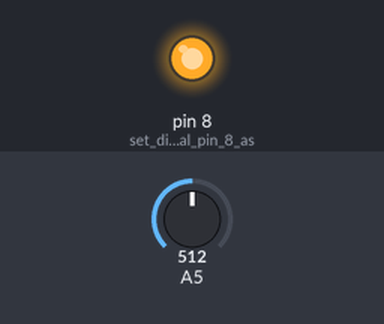
Simulated run of this sketch. Board: Arduino Uno, built with avr-gcc and run on an emulated ATmega328P. Parts: output pins drawn as LEDs (lit = HIGH). Inputs (shaded band) come from the test bench; at power-on: A5 = 512.

Above: at 1.2 s.
1.3 s: A5 set to 521
At 1.9 s:
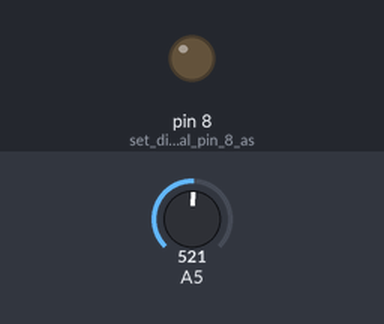
2.8 s: A5 set to 511
At 3.1 s:
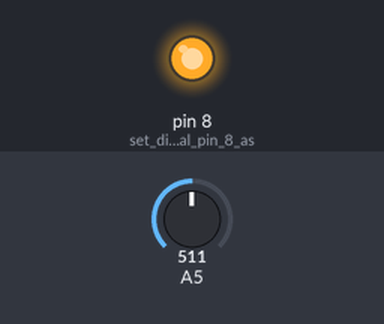
4.3 s: A5 set to 716
At 5.4 s:
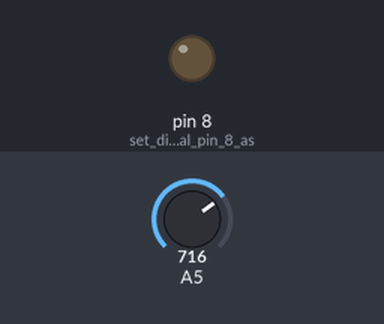
Timing chart, 0 to 7.3 s (numbered marks = the images above; inputs shaded):
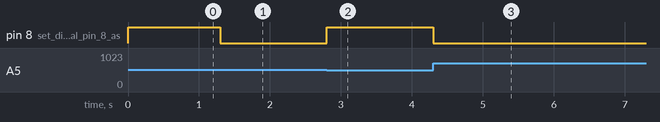

The sketch:

p13_tilt_switch.ino.ino
```cpp
void setup() {
  pinMode(8, OUTPUT);// set digital pin 8 as “output”
}

void loop() {
  int i;// define variable i
  while (1) {
    i=analogRead(5);// read the voltage value of analog pin 5
  if (i > 512)// if larger that 512（2.5V）
  {
    digitalWrite(8, LOW);// turn on LED
  }
  else// otherwise
  {
    digitalWrite(8, HIGH);// turn off LED
  }
 }
}
```

Measured:
- the behaviour switches between 512 and 513 on A5 (found by bisection; images 0 and 1)
- after the input at 1.3 s, pin 8 (set_digital_pin_8_as): HIGH → LOW at once
- after the input at 2.8 s, pin 8 (set_digital_pin_8_as): LOW → HIGH at once
- after the input at 4.3 s, pin 8 (set_digital_pin_8_as): HIGH → LOW at once
